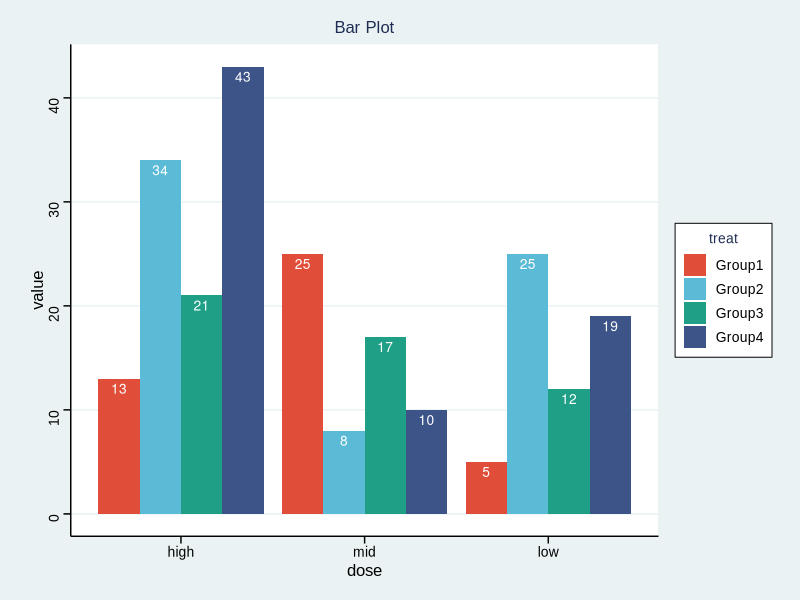

This chart was generated by the following R code:
## ---- chunk 1
# Install packages
if (!requireNamespace("ggplot2", quietly = TRUE)) {
  install.packages("ggplot2")
}
if (!requireNamespace("ggthemes", quietly = TRUE)) {
  install.packages("ggthemes")
}

# Load packages
library(ggplot2)
library(ggthemes)
## ---- chunk 2
# Load data
data <- read.table("files/Hiplot/010-barplot-data.txt", header = T)

# convert data structure
data[, 2] <- factor(data[, 2], levels = unique(data[, 2]))
data[, 3] <- factor(data[, 3], levels = unique(data[, 3]))

# View data
head(data)
## ---- chunk 3
#| label: fig-1Barplot
#| fig-cap: "Barplot"
#| out.width: "95%"
#| warning: false

# Barplot
p <- ggplot(data, aes(x = dose, y = value, fill = treat)) +
  geom_bar(position = position_dodge(0.9), stat = "identity") +
  ggtitle("Bar Plot") +
  geom_text(aes(label = value), position = position_dodge(0.9), vjust = 1.5, color = "white", size = 3.5) +
  scale_fill_manual(values = c("#e04d39","#5bbad6","#1e9f86","#3c5488ff")) +
  theme_stata() +
  theme(text = element_text(family = "Arial"),
        plot.title = element_text(size = 12,hjust = 0.5),
        axis.title = element_text(size = 12),
        axis.text = element_text(size = 10),
        axis.text.x = element_text(angle = 0, hjust = 0.5,vjust = 1),
        legend.position = "right",
        legend.direction = "vertical",
        legend.title = element_text(size = 10),
        legend.text = element_text(size = 10))

p
